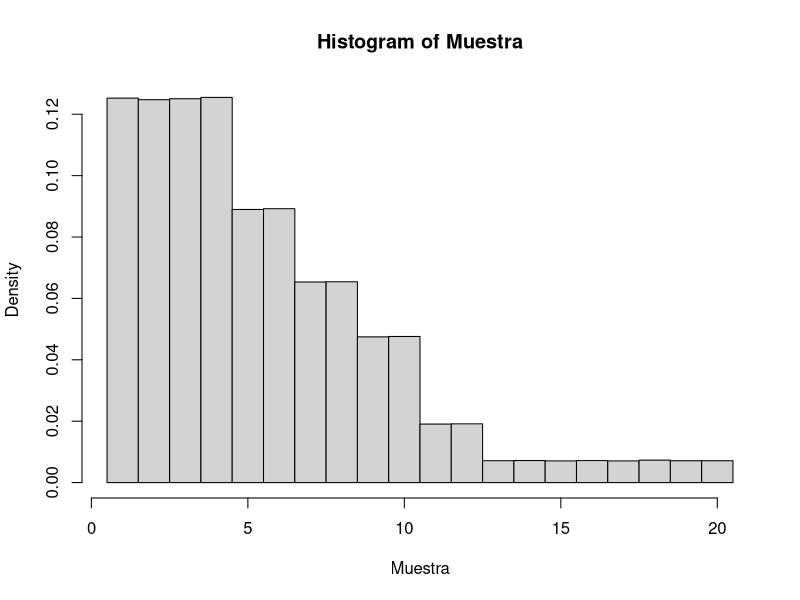
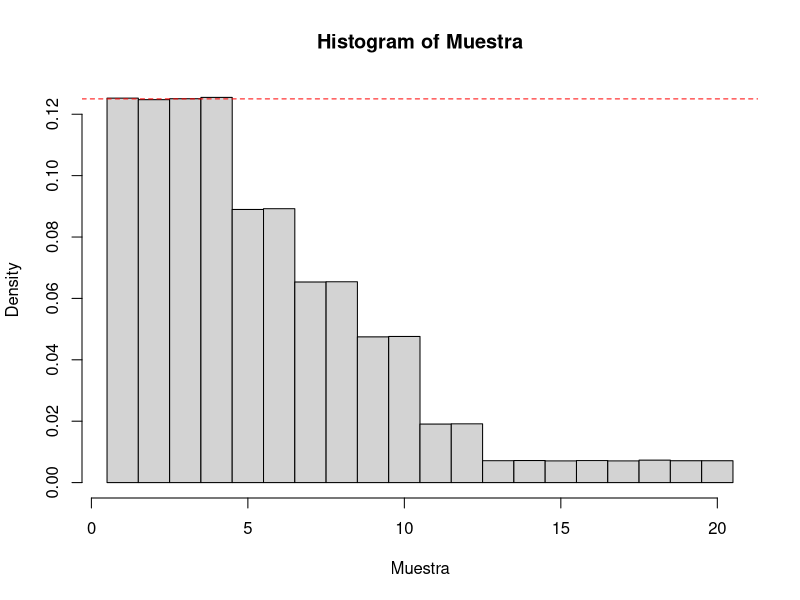

Source code (R) for these figures, in order:
## ---- chunk 1
Omega_1 <- expand.grid(Rojo = 1:6, Verde = 1:6)
Omega_1
## ---- chunk 2
sample(1:8, 1)
## ---- chunk 3
rE2 <- function(){
  DadosPosibles <- c(4,6,8,10,10,12,20)
  DadoSeleccionado <- sample(DadosPosibles, 1)
  Resultado <- sample(1:DadoSeleccionado,1)
  return(Resultado)
}
## ---- chunk 4
Muestra <- replicate(1000000, rE2())
#Muestra
## ---- chunk 5
hist(Muestra, breaks = 1:21 - 0.5, prob = TRUE)
## ---- chunk 6
table(Muestra)/length(Muestra)
## ---- chunk 7
(table(Muestra)/length(Muestra))[11]
## ---- chunk 8
.resultados <- function(x){
  return(1:x)
}
## ---- chunk 9
.resultados(6)
## ---- chunk 10
Resultados <- Vectorize(.resultados)
## ---- chunk 11
Resultados(c(2,3,4,5,6))
## ---- chunk 12
unlist(Resultados(c(2,3)))
## ---- chunk 13
.dados <- function(x){
  return(rep(x,x))
}
## ---- chunk 14
.dados(7)
## ---- chunk 15
Dados <- Vectorize(.dados)
## ---- chunk 16
MisDados <- c(4,6,8,10,10,12,20)
## ---- chunk 17
Omega_A <- data.frame(DadoUsado = unlist(Dados(MisDados)), Sale = unlist(Resultados(MisDados)))
## ---- chunk 18
Omega_A
## ---- chunk 19
P_A <- Omega_A
## ---- chunk 20
P_A$ProbAtomicaCondicional <- 1/P_A$DadoUsado
## ---- chunk 21
P_A$ProbabilidadAtomico <- P_A$ProbAtomicaCondicional * (1/7)
## ---- chunk 22
sum(P_A$ProbabilidadAtomico[P_A$Sale == 11])
## ---- chunk 23
P_A$ProbabilidadAtomico[P_A$Sale == 20 & P_A$DadoUsado == 20]/sum(P_A$ProbabilidadAtomico[P_A$Sale == 11])
## ---- chunk 24
P_A$ProbabilidadAtomico[P_A$Sale == 1 & P_A$DadoUsado == 20]/sum(P_A$ProbabilidadAtomico[P_A$Sale == 1])
## ---- chunk 25
P_A$ProbabilidadAtomico[P_A$Sale == 1 & P_A$DadoUsado == 4]/sum(P_A$ProbabilidadAtomico[P_A$Sale == 1])
## ---- chunk 26
hist(Muestra, breaks = 1:21 - 0.5, prob = TRUE)
abline(h = 1/8, col = "red", lty = 2)
## ---- chunk 27
sum(P_A$ProbabilidadAtomico[P_A$Sale %% 2 == 0])
## ---- chunk 28
sum(P_A$ProbabilidadAtomico[P_A$Sale <= 4])
## ---- chunk 29
sum(P_A$ProbabilidadAtomico[P_A$Sale <= 4 & P_A$Sale %% 2 == 0])
## ---- chunk 30
sum(P_A$ProbabilidadAtomico[P_A$Sale %% 2 == 1 & P_A$DadoUsado == 8])/sum(P_A$ProbabilidadAtomico[P_A$Sale %% 2 == 1])
